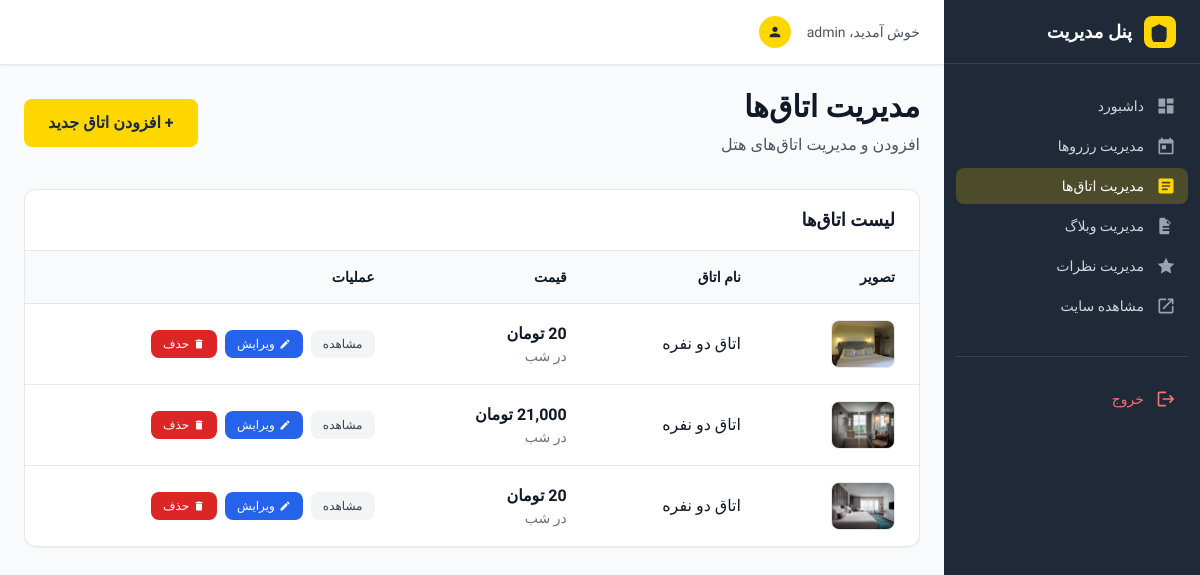
The app's page /admin/manage-rooms.php (signed in) with its own data.
### tables this page shows
CREATE TABLE `room_translations` (
  `id` int(11) NOT NULL,
  `room_id` int(11) NOT NULL,
  `lang_code` varchar(5) NOT NULL,
  `name` varchar(255) NOT NULL,
  `description` text NOT NULL,
  `short_description` varchar(255) NOT NULL
);

CREATE TABLE `rooms` (
  `id` int(11) NOT NULL,
  `image` varchar(255) NOT NULL,
  `price_per_night` decimal(10,2) NOT NULL,
  `video_url` varchar(255) DEFAULT NULL,
  `created_at` timestamp NOT NULL DEFAULT current_timestamp()
);

### includes/functions.php (called while the page is built, shortened)
<?php
function e($value) {
    return htmlspecialchars((string) $value, ENT_QUOTES, 'UTF-8');
}
function csrf_token() {
    return $_SESSION['csrf_token'];
}

### admin/manage-rooms.php (the view, shortened to what this page needs)
<?php
$edit_mode = false;
$csrf = csrf_token();
include_once 'partials/header.php';
?>
<div class="flex items-center justify-between mb-8">
    <div>
        <h1 class="text-3xl font-bold text-gray-900">
            <?php echo $edit_mode ? 'ویرایش اتاق' : 'مدیریت اتاق‌ها'; ?>
        </h1>
        <p class="text-gray-600 mt-2">
            <?php echo $edit_mode ? 'ویرایش اطلاعات اتاق' : 'افزودن و مدیریت اتاق‌های هتل'; ?>
        </p>
    </div>
    <?php if (!$edit_mode): ?>
    <button onclick="toggleForm()"
            class="bg-hotel-gold text-hotel-dark px-6 py-3 rounded-lg font-semibold hover:bg-hotel-gold/90 transition-colors duration-300">
        + افزودن اتاق جدید
    </button>
    <?php endif; ?>
</div>
<?php if (!$edit_mode): ?>
<div class="bg-white rounded-xl shadow-sm border border-gray-200 overflow-hidden">
    <div class="px-6 py-4 border-b border-gray-200">
        <h3 class="text-lg font-semibold text-gray-900">لیست اتاق‌ها</h3>
    </div>
    <div class="overflow-x-auto">
        <table class="w-full">
            <thead class="bg-gray-50 border-b border-gray-200">
                <tr>
                    <th class="px-6 py-4 text-right text-sm font-semibold text-gray-900">تصویر</th>
                    <th class="px-6 py-4 text-right text-sm font-semibold text-gray-900">نام اتاق</th>
                    <th class="px-6 py-4 text-right text-sm font-semibold text-gray-900">قیمت</th>
                    <th class="px-6 py-4 text-right text-sm font-semibold text-gray-900">عملیات</th>
                </tr>
            </thead>
            <tbody class="divide-y divide-gray-200">
                <?php
                $rooms_list = $conn->query("SELECT r.id, r.image, r.price_per_night, rt.name
                    FROM rooms r
                    LEFT JOIN room_translations rt ON r.id = rt.room_id AND rt.lang_code = 'fa'
                    ORDER BY r.id DESC");
                if ($rooms_list->num_rows > 0):
                    while ($room = $rooms_list->fetch_assoc()):
                ?>
                <tr class="hover:bg-gray-50 transition-colors duration-200">
                    <td class="px-6 py-4">
                        <img src="../uploads/rooms/<?php echo e($room['image']); ?>"
                             class="w-16 h-12 object-cover rounded-lg border border-gray-200"
                             alt="Room">
                    </td>
                    <td class="px-6 py-4">
                        <div class="font-medium text-gray-900"><?php echo htmlspecialchars($room['name']); ?></div>
                    </td>
                    <td class="px-6 py-4">
                        <div class="text-gray-900 font-semibold"><?php echo number_format($room['price_per_night']); ?> تومان</div>
                        <div class="text-sm text-gray-500">در شب</div>
                    </td>
                    <td class="px-6 py-4">
                        <div class="flex items-center space-x-2 space-x-reverse">
                            <a href="../room-details.php?id=<?php echo (int) $room['id']; ?>" target="_blank"
                               class="inline-flex items-center px-3 py-1.5 bg-gray-100 text-gray-700 text-xs font-medium rounded-lg hover:bg-gray-200 transition-colors duration-200">
                                مشاهده
                            </a>
                            <a href="manage-rooms.php?edit=<?php echo (int) $room['id']; ?>"
                               class="inline-flex items-center px-3 py-1.5 bg-blue-600 text-white text-xs font-medium rounded-lg hover:bg-blue-700 transition-colors duration-200">
                                <svg class="w-3 h-3 ml-1" fill="currentColor" viewBox="0 0 24 24">
                                    <path d="M3 17.25V21h3.75L17.81 9.94l-3.75-3.75L3 17.25zM20.71 7.04c.39-.39.39-1.02 0-1.41l-2.34-2.34c-.39-.39-1.02-.39-1.41 0l-1.83 1.83 3.75 3.75 1.83-1.83z"/>
                                </svg>
                                ویرایش
                            </a>
                            <a href="manage-rooms.php?delete=<?php echo (int) $room['id']; ?>&csrf_token=<?php echo e($csrf); ?>"
                               onclick="return confirm('آیا مطمئن هستید؟ تمام تصاویر، نظرات و رزروهای این اتاق نیز حذف خواهند شد.')"
                               class="inline-flex items-center px-3 py-1.5 bg-red-600 text-white text-xs font-medium rounded-lg hover:bg-red-700 transition-colors duration-200">
                                <svg class="w-3 h-3 ml-1" fill="currentColor" viewBox="0 0 24 24">
                                    <path d="M6 19c0 1.1.9 2 2 2h8c1.1 0 2-.9 2-2V7H6v12zM19 4h-3.5l-1-1h-5l-1 1H5v2h14V4z"/>
                                </svg>
                                حذف
                            </a>
                        </div>
                    </td>
                </tr>
                <?php
                    endwhile;
                endif; ?>
            </tbody>
        </table>
    </div>
</div>
<?php endif; ?>
<?php include_once 'partials/footer.php'; ?>

### admin/partials/header.php (style rules this page uses)
body { font-family: 'Vazirmatn', sans-serif; }

### records on screen
room_translations: room.image (picture), name "اتاق دو نفره", room.price_per_night "20"
room_translations: room.image (picture), name "اتاق دو نفره", room.price_per_night "21,000"
room_translations: room.image (picture), name "اتاق دو نفره", room.price_per_night "20"

### other values on screen
$label "داشبورد"
$label "مدیریت رزروها"
$label "مدیریت اتاق‌ها"
$label "مدیریت وبلاگ"
$label "مدیریت نظرات"
$_SESSION['admin_username'] "admin"
